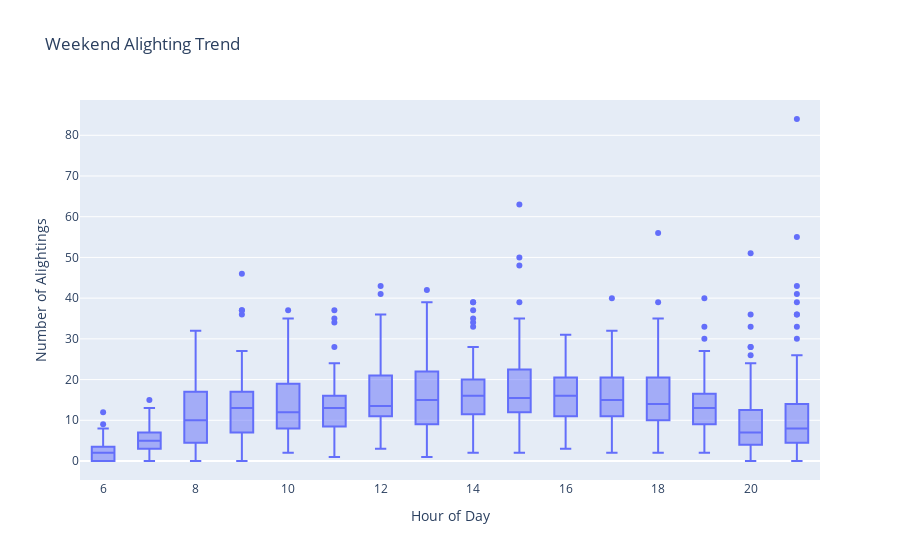
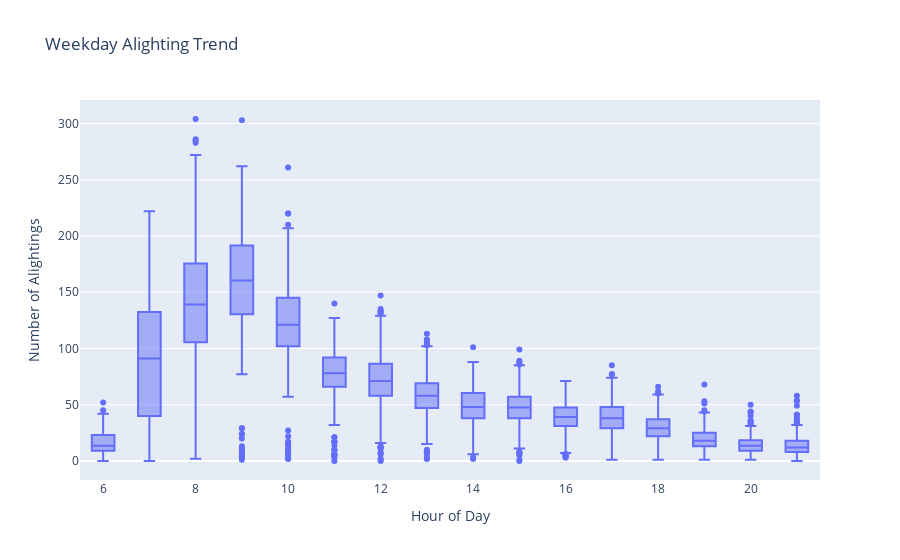

The cell these charts' notebook holds for them, in order:
### Code cell
fig = px.box(df[df['weekend']=='weekend'], y="alighting", x="hour_of_day",title="Weekend Alighting Trend",labels={'hour_of_day':'Hour of Day','alighting':'Number of Alightings'})
fig.show()
fig.write_html(outfile, include_plotlyjs='cdn')
fig = px.box(df[df['weekend']=='weekday'], y="alighting", x="hour_of_day",title="Weekday Alighting Trend",labels={'hour_of_day':'Hour of Day','alighting':'Number of Alightings'})
fig.show()
fig.write_html(outfile, include_plotlyjs='cdn')

### Figure 1 — Plotly figure (JSON) as saved in the notebook; plotly's stock layout.template omitted (floating-point values rounded to 4 significant figures; data arrays with more than 128 entries replaced by an {"elided": "..."} marker saying what was removed)
{"data": [{"alignmentgroup": "True", "hovertemplate": "Hour of Day=%{x}<br>Number of Alightings=%{y}<extra></extra>", "legendgroup": "", "marker": {"color": "#636efa"}, "name": "", "notched": false, "offsetgroup": "", "orientation": "v", "showlegend": false, "type": "box", "x": {"elided": "1664 int values"}, "x0": " ", "xaxis": "x", "y": {"elided": "1664 int values"}, "y0": " ", "yaxis": "y"}], "layout": {"boxmode": "group", "legend": {"tracegroupgap": 0}, "title": {"text": "Weekend Alighting Trend"}, "xaxis": {"anchor": "y", "domain": [0, 1], "title": {"text": "Hour of Day"}}, "yaxis": {"anchor": "x", "domain": [0, 1], "title": {"text": "Number of Alightings"}}}}

### Figure 2 — Plotly figure (JSON) as saved in the notebook; plotly's stock layout.template omitted (floating-point values rounded to 4 significant figures; data arrays with more than 128 entries replaced by an {"elided": "..."} marker saying what was removed)
{"data": [{"alignmentgroup": "True", "hovertemplate": "Hour of Day=%{x}<br>Number of Alightings=%{y}<extra></extra>", "legendgroup": "", "marker": {"color": "#636efa"}, "name": "", "notched": false, "offsetgroup": "", "orientation": "v", "showlegend": false, "type": "box", "x": {"elided": "4160 int values"}, "x0": " ", "xaxis": "x", "y": {"elided": "4160 int values"}, "y0": " ", "yaxis": "y"}], "layout": {"boxmode": "group", "legend": {"tracegroupgap": 0}, "title": {"text": "Weekday Alighting Trend"}, "xaxis": {"anchor": "y", "domain": [0, 1], "title": {"text": "Hour of Day"}}, "yaxis": {"anchor": "x", "domain": [0, 1], "title": {"text": "Number of Alightings"}}}}
